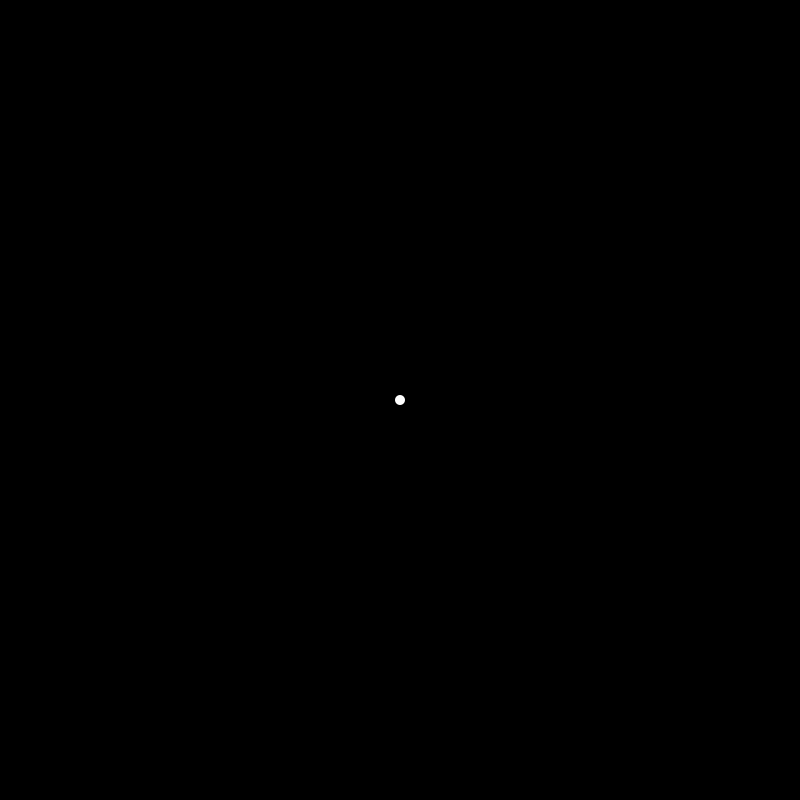
Frame 1 (no input)
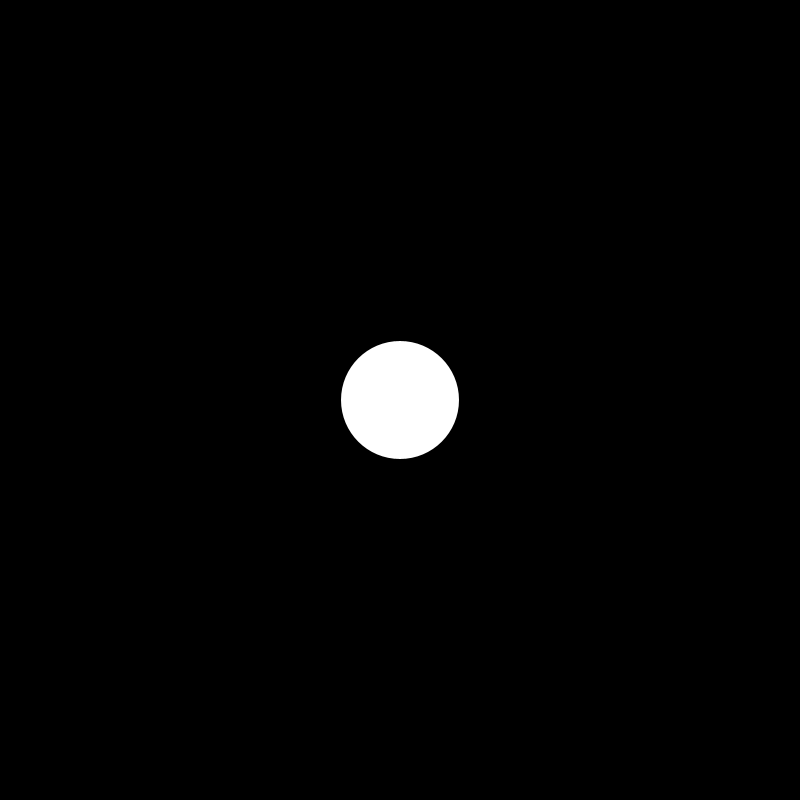
Frame 60 (the mouse pressed at the canvas centre just before this capture)
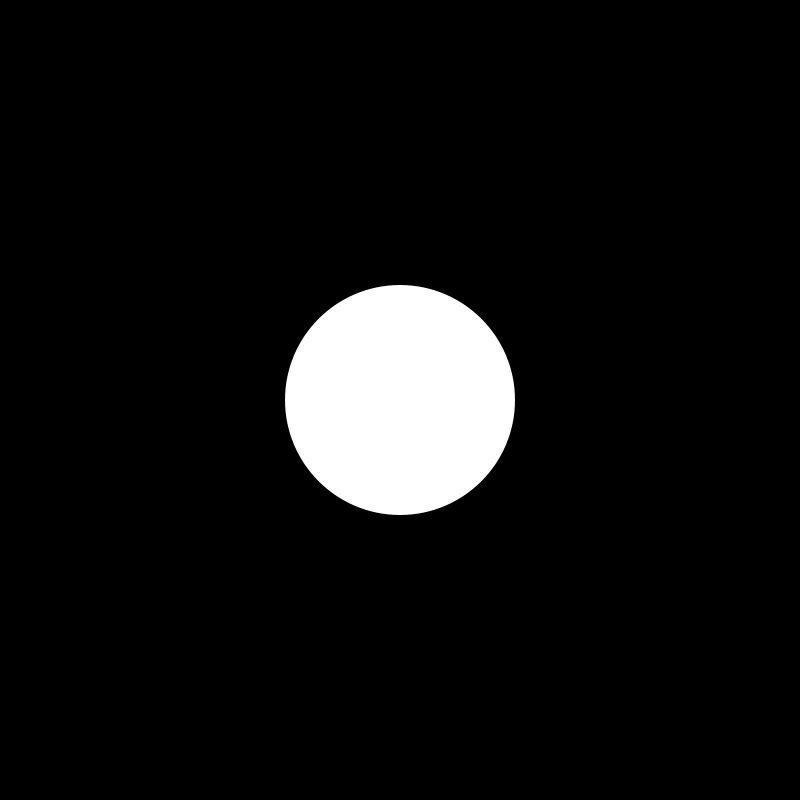
Frame 120 (the mouse held since frame 60 and released just before this capture)

The Processing sketch that drew these frames (run headless with seeded random() and noise(); from frame 60 on, the mouse is pressed at the canvas centre):

// Processing sketch: intro_processing
// ── intro_processing.pde
// renaud.jean-francois(arobas)uqam(point)ca
// Syntaxe Processing version 3.5.4
// mardi, 13 septembre 2022

int taille;
boolean onSauve;

void setup() {
  size(800, 800);
  // surface.setSize(img.width, img.height);
  // pixelDensity(displayDensity());
  background(0);
  fill(255);
  noStroke();
  
  taille = 0;
  onSauve = false;
}

void draw() {
  background(0);
  
  taille = int(millis()*0.1) % 600;
  ellipse(width/2, height/2, taille, taille);
  
  if (onSauve) {
    save("mon_rendu.jpg");
    onSauve = false;
  }
}


void mousePressed() {
  onSauve = true;
}
